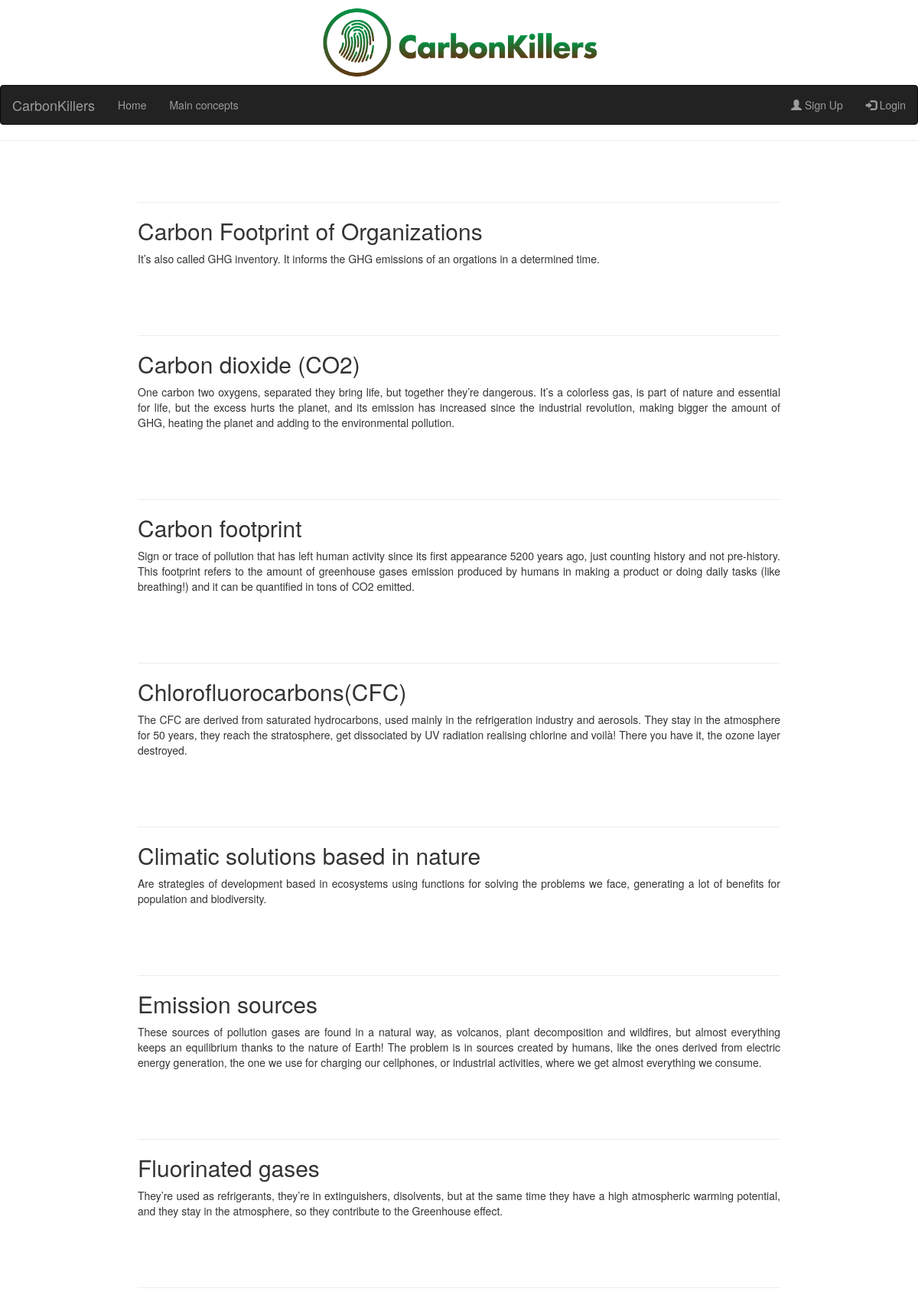
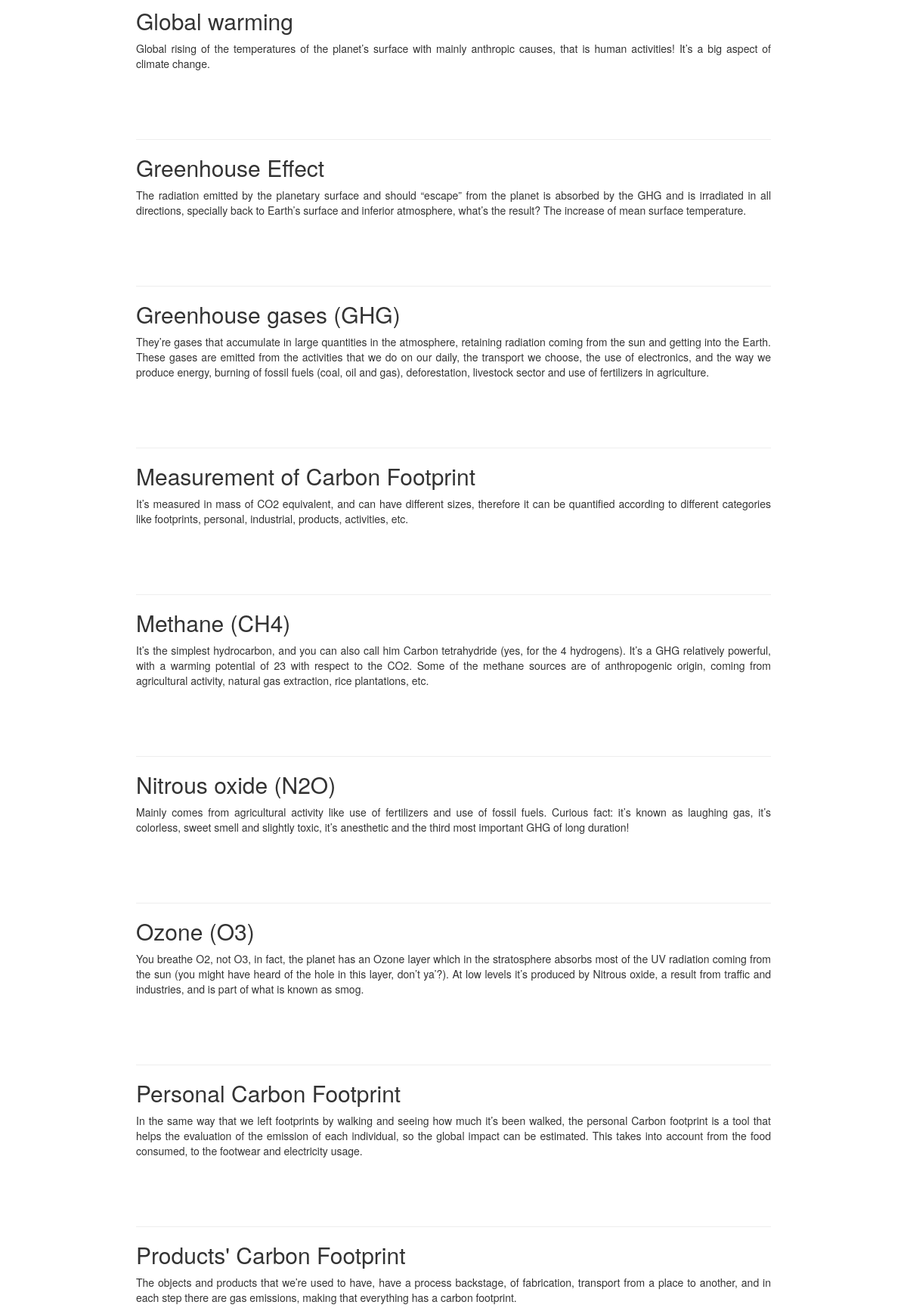
The app's page /concepts (upper part) with its own data (2 pictures, top to bottom).
### slag/models.py (models this page shows)
class Concepts(models.Model):
    title = models.CharField(verbose_name='conceptName',max_length=90)
    description = models.TextField(verbose_name='conceptDescription')

### slag/views.py (the view)
# urls.py: path("concepts",views.concepts,name="concepts"),
def concepts(request):
    x= Concepts.objects.all()
    x = x.order_by('title')
    return render(request,"slag/concepts.html", {
        "concepts" : x,
    })

### slag/templates/slag/concepts.html (shortened to what this page needs)
{% extends "slag/layout.html" %}
{% load static %}
{% block body %}
{% for x in concepts %}
    <div class="articlewrapper">
        <article class="noticias" itemscope itemtype="http://schema.org/NewsArticle">
            <hr class="abstract-ruler">
            <div class="abstract-content">
            <header>
                <h2 class="abstract-title" itemprop="headline">
                    <span>{{ x.title }}</span>
                </h2>
            </header>
            <div class="abstract-excerpt" itemprop="description">
                <p>{{ x.description }}</p>
            </div>
            </div>
        </article>
    </div>
{% endfor %}
{% endblock %}

### slag/templates/slag/layout.html (shortened to what this page needs)
{% load static %}
<!DOCTYPE html>
<html lang="en">
    <head>
        <link href="{% static 'slag/styles.css' %}" rel="stylesheet">
        <link rel="stylesheet" href="https://maxcdn.bootstrapcdn.com/bootstrap/3.4.1/css/bootstrap.min.css">
        <link rel="stylesheet" href="//code.jquery.com/ui/1.12.1/themes/base/jquery-ui.css">
    </head>
    <body>
        <div class="topdiv">
            <header class="navbarheader">
                <a href="{% url 'index' %}"><img class="logo" src="{% static 'slag/LogoPNG.png' %}" alt=""></a>
                <section class="wrapper">
                    <nav class="navbar navbar-inverse">
                        <div class="container-fluid">
                            <div class="navbar-header">
                                <span class="navbar-brand" >CarbonKillers</span>
                            </div>
                            <ul class="nav navbar-nav">
                                <li id="homelist"><a href="{% url 'index' %}">Home</a></li>
                                <li id="nav2"><a href="{% url 'concepts' %}">Main concepts</a></li>
                            </ul>
                            {% if user.is_authenticated %}
                                <ul class="nav navbar-nav navbar-right">
                                    <li><a href="{% url 'logout' %}"><span class="glyphicon glyphicon-user"></span> Logout</a></li>
                                </ul>
                            {% else %}
                                <ul class="nav navbar-nav navbar-right">
                                    <li><a href="{% url 'register' %}"><span class="glyphicon glyphicon-user"></span> Sign Up</a></li>
                                    <li><a href="{% url 'login' %}"><span class="glyphicon glyphicon-log-in"></span> Login</a></li>
                                </ul>
                            {% endif %}
                        </div>
                      </nav>
                </section>
            </header>
        </div>
        <hr>
        {% block body %}
        {% endblock %}
    </body>
</html>

### slag/static/slag/styles.css (style rules this page uses)
.logo { width: 30%; height: auto; display: block; margin: auto; }
.articlewrapper { width: 70%; overflow: hidden; margin: 5% auto 5%; text-align: justify; }
* { box-sizing: border-box; }
body { background: #f2f2f2; }

### records on screen
Concepts: title "Carbon Footprint of Organizations", description "It’s also called GHG inventory. It informs the GHG emissions of an orgations in a determined time."
Concepts: title "Carbon dioxide (CO2)", description "One carbon two oxygens, separated they bring life, but together they’re dangerous. It’s a colorless gas, is part of nature and essential for life, but the excess hurts the planet, and its emission has increased since the industrial revolution, making bigger the amount of GHG, heating the planet and adding to the environmental pollution."
Concepts: title "Carbon footprint", description "Sign or trace of pollution that has left human activity since its first appearance 5200 years ago, just counting history and not pre-history. This footprint refers to the amount of greenhouse gases emission produced by humans in making a product or doing daily tasks (like breathing!) and it can be quantified in tons of CO2 emitted."
Concepts: title "Chlorofluorocarbons(CFC)", description "The CFC are derived from saturated hydrocarbons, used mainly in the refrigeration industry and aerosols. They stay in the atmosphere for 50 years, they reach the stratosphere, get dissociated by UV radiation realising chlorine and voilà! There you have it, the ozone layer destroyed."
Concepts: title "Climatic solutions based in nature", description "Are strategies of development based in ecosystems using functions for solving the problems we face, generating a lot of benefits for population and biodiversity."
Concepts: title "Emission sources", description "These sources of pollution gases are found in a natural way, as volcanos, plant decomposition and wildfires, but almost everything keeps an equilibrium thanks to the nature of Earth! The problem is in sources created by humans, like the ones derived from electric energy generation, the one we use for charging our cellphones, or industrial activities, where we get almost everything we consume."
Concepts: title "Fluorinated gases", description "They’re used as refrigerants, they’re in extinguishers, disolvents, but at the same time they have a high atmospheric warming potential, and they stay in the atmosphere, so they contribute to the Greenhouse effect."
Concepts: title "Global warming", description "Global rising of the temperatures of the planet’s surface with mainly anthropic causes, that is human activities! It’s a big aspect of climate change."
Concepts: title "Greenhouse Effect", description "The radiation emitted by the planetary surface and should “escape” from the planet is absorbed by the GHG and is irradiated in all directions, specially back to Earth’s surface and inferior atmosphere, what’s the result? The increase of mean surface temperature."
Concepts: title "Greenhouse gases (GHG)", description "They’re gases that accumulate in large quantities in the atmosphere, retaining radiation coming from the sun and getting into the Earth. These gases are emitted from the activities that we do on our daily, the transport we choose, the use of electronics, and the way we produce energy, burning of fossil fuels (coal, oil and gas), deforestation, livestock sector and use of fertilizers in agriculture."
Concepts: title "Measurement of Carbon Footprint", description "It’s measured in mass of CO2 equivalent, and can have different sizes, therefore it can be quantified according to different categories like footprints, personal, industrial, products, activities, etc."
Concepts: title "Methane (CH4)", description "It’s the simplest hydrocarbon, and you can also call him Carbon tetrahydride (yes, for the 4 hydrogens). It’s a GHG relatively powerful, with a warming potential of 23 with respect to the CO2. Some of the methane sources are of anthropogenic origin, coming from agricultural activity, natural gas extraction, rice plantations, etc."
Concepts: title "Nitrous oxide (N2O)", description "Mainly comes from agricultural activity like use of fertilizers and use of fossil fuels. Curious fact: it’s known as laughing gas, it’s colorless, sweet smell and slightly toxic, it’s anesthetic and the third most important GHG of long duration!"
Concepts: title "Ozone (O3)", description "You breathe O2, not O3, in fact, the planet has an Ozone layer which in the stratosphere absorbs most of the UV radiation coming from the sun (you might have heard of the hole in this layer, don’t ya’?). At low levels it’s produced by Nitrous oxide, a result from traffic and industries, and is part of what is known as smog."
Concepts: title "Personal Carbon Footprint", description "In the same way that we left footprints by walking and seeing how much it’s been walked, the personal Carbon footprint is a tool that helps the evaluation of the emission of each individual, so the global impact can be estimated. This takes into account from the food consumed, to the footwear and electricity usage."
Concepts: title "Products' Carbon Footprint", description "The objects and products that we’re used to have, have a process backstage, of fabrication, transport from a place to another, and in each step there are gas emissions, making that everything has a carbon footprint."
